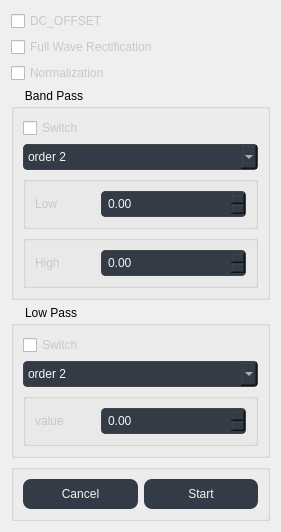
<?xml version="1.0" encoding="UTF-8"?>
<ui version="4.0">
 <class>EMGConfigWindow</class>
 <widget class="QWidget" name="EMGConfigWindow">
  <property name="geometry">
   <rect>
    <x>0</x>
    <y>0</y>
    <width>281</width>
    <height>425</height>
   </rect>
  </property>
  <property name="windowTitle">
   <string>Form</string>
  </property>
  <property name="styleSheet">
   <string notr="true">background-color: #2c3039;
color: #dddddd;
QGroupBox {
  color: #c8c8c8;
  border: 1px solid #444;
  border-radius: 6px;
  margin-top: 8px;
  padding: 4px;
  font-weight: bold;
}
QGroupBox::title {
  subcontrol-origin: margin;
  left: 8px;
  padding: 0 4px;
}
QCheckBox { color: #c8c8c8; }
QLabel { color: #c8c8c8; }
QComboBox {
  background-color: #333b46;
  color: #f4f4f4;
  border-radius: 4px;
  border: 1px solid #444;
  padding: 4px;
}
QDoubleSpinBox {
  background-color: #333b46;
  color: #f4f4f4;
  border-radius: 4px;
  border: 1px solid #444;
  padding: 4px;
}
QPushButton {
  color: #f4f4f4;
  background-color: #333b46;
  border-radius: 8px;
  padding: 8px 12px;
  border: none;
}
QPushButton:hover { background-color: #495474; }
QPushButton:pressed { background-color: #566388; }
</string>
  </property>
  <layout class="QVBoxLayout" name="verticalLayout">
   <item>
    <widget class="QCheckBox" name="dc_offset">
     <property name="text">
      <string>DC_OFFSET</string>
     </property>
    </widget>
   </item>
   <item>
    <widget class="QCheckBox" name="full_wave_rectification">
     <property name="text">
      <string>Full Wave Rectification</string>
     </property>
    </widget>
   </item>
   <item>
    <widget class="QCheckBox" name="normalization">
     <property name="text">
      <string>Normalization</string>
     </property>
    </widget>
   </item>
   <item>
    <widget class="QGroupBox" name="band_pass">
     <property name="title">
      <string>Band Pass</string>
     </property>
     <layout class="QVBoxLayout" name="verticalLayout_2">
      <item>
       <widget class="QCheckBox" name="band_pass_switch">
        <property name="text">
         <string>Switch</string>
        </property>
       </widget>
      </item>
      <item>
       <widget class="QComboBox" name="band_pass_order">
        <property name="currentText">
         <string>order 2</string>
        </property>
        <item>
         <property name="text">
          <string>order 2</string>
         </property>
        </item>
        <item>
         <property name="text">
          <string>order 3</string>
         </property>
        </item>
        <item>
         <property name="text">
          <string>order 4</string>
         </property>
        </item>
       </widget>
      </item>
      <item>
       <widget class="QGroupBox" name="groupBox_3">
        <property name="title">
         <string/>
        </property>
        <layout class="QHBoxLayout" name="horizontalLayout">
         <item>
          <widget class="QLabel" name="label">
           <property name="maximumSize">
            <size>
             <width>60</width>
             <height>16777215</height>
            </size>
           </property>
           <property name="text">
            <string>Low</string>
           </property>
          </widget>
         </item>
         <item>
          <widget class="QDoubleSpinBox" name="band_pass_low"/>
         </item>
        </layout>
       </widget>
      </item>
      <item>
       <widget class="QGroupBox" name="groupBox_4">
        <property name="title">
         <string/>
        </property>
        <layout class="QHBoxLayout" name="horizontalLayout_2">
         <item>
          <widget class="QLabel" name="label_2">
           <property name="maximumSize">
            <size>
             <width>60</width>
             <height>16777215</height>
            </size>
           </property>
           <property name="text">
            <string>High</string>
           </property>
          </widget>
         </item>
         <item>
          <widget class="QDoubleSpinBox" name="band_pass_high"/>
         </item>
        </layout>
       </widget>
      </item>
     </layout>
    </widget>
   </item>
   <item>
    <widget class="QGroupBox" name="low_pass">
     <property name="title">
      <string>Low Pass</string>
     </property>
     <layout class="QVBoxLayout" name="verticalLayout_3">
      <item>
       <widget class="QCheckBox" name="low_pass_switch">
        <property name="text">
         <string>Switch</string>
        </property>
       </widget>
      </item>
      <item>
       <widget class="QComboBox" name="low_pass_order">
        <property name="currentText">
         <string>order 2</string>
        </property>
        <item>
         <property name="text">
          <string>order 2</string>
         </property>
        </item>
        <item>
         <property name="text">
          <string>order 3</string>
         </property>
        </item>
        <item>
         <property name="text">
          <string>order 4</string>
         </property>
        </item>
       </widget>
      </item>
      <item>
       <widget class="QGroupBox" name="groupBox_5">
        <property name="title">
         <string/>
        </property>
        <layout class="QHBoxLayout" name="horizontalLayout_3">
         <item>
          <widget class="QLabel" name="label_3">
           <property name="maximumSize">
            <size>
             <width>60</width>
             <height>16777215</height>
            </size>
           </property>
           <property name="text">
            <string>value</string>
           </property>
          </widget>
         </item>
         <item>
          <widget class="QDoubleSpinBox" name="low_pass_value"/>
         </item>
        </layout>
       </widget>
      </item>
     </layout>
    </widget>
   </item>
   <item>
    <widget class="QGroupBox" name="groupBox">
     <property name="title">
      <string/>
     </property>
     <layout class="QHBoxLayout" name="horizontalLayout_5">
      <item>
       <widget class="QPushButton" name="cancel">
        <property name="text">
         <string>Cancel</string>
        </property>
       </widget>
      </item>
      <item>
       <widget class="QPushButton" name="start">
        <property name="text">
         <string>Start</string>
        </property>
       </widget>
      </item>
     </layout>
    </widget>
   </item>
  </layout>
 </widget>
 <resources/>
 <connections/>
</ui>
